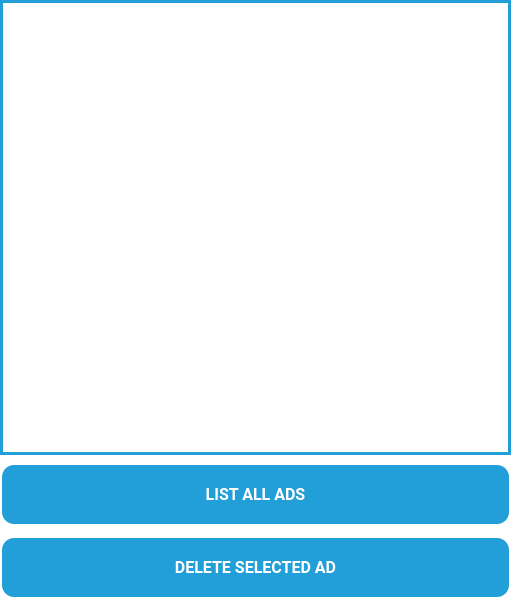
<?xml version="1.0" encoding="UTF-8"?>
<ui version="4.0">
 <class>MainWindow</class>
 <widget class="QMainWindow" name="MainWindow">
  <property name="geometry">
   <rect>
    <x>0</x>
    <y>0</y>
    <width>513</width>
    <height>606</height>
   </rect>
  </property>
  <property name="sizePolicy">
   <sizepolicy hsizetype="Fixed" vsizetype="Fixed">
    <horstretch>0</horstretch>
    <verstretch>0</verstretch>
   </sizepolicy>
  </property>
  <property name="minimumSize">
   <size>
    <width>513</width>
    <height>606</height>
   </size>
  </property>
  <property name="maximumSize">
   <size>
    <width>513</width>
    <height>606</height>
   </size>
  </property>
  <property name="windowTitle">
   <string>DELETE AD</string>
  </property>
  <property name="styleSheet">
   <string notr="true">background-color: rgb(255, 255, 255);</string>
  </property>
  <widget class="QWidget" name="centralwidget">
   <widget class="QWidget" name="verticalLayoutWidget">
    <property name="geometry">
     <rect>
      <x>0</x>
      <y>0</y>
      <width>511</width>
      <height>601</height>
     </rect>
    </property>
    <layout class="QVBoxLayout" name="verticalLayout">
     <item>
      <widget class="QListWidget" name="listWidget">
       <property name="styleSheet">
        <string notr="true">border:3px solid rgb(34, 158, 217);</string>
       </property>
      </widget>
     </item>
     <item>
      <widget class="QPushButton" name="listAdsButton">
       <property name="font">
        <font>
         <family>Roboto</family>
         <pointsize>-1</pointsize>
         <weight>75</weight>
         <bold>true</bold>
         <underline>false</underline>
         <strikeout>false</strikeout>
        </font>
       </property>
       <property name="styleSheet">
        <string notr="true">QPushButton {
  background-color: #229ED9;
  border: none;
  color: white;
  padding: 20px;
  text-align: center;
  text-decoration: none;
  display: inline-block;
  font-size: 16px;
  margin: 4px 2px;
  border-radius: 12px;
}

QPushButton:hover{
 background-color: white;
 color:#229ED9
}
</string>
       </property>
       <property name="text">
        <string>LIST ALL ADS</string>
       </property>
      </widget>
     </item>
     <item>
      <widget class="QPushButton" name="deleteAdButton">
       <property name="sizePolicy">
        <sizepolicy hsizetype="Minimum" vsizetype="Fixed">
         <horstretch>0</horstretch>
         <verstretch>0</verstretch>
        </sizepolicy>
       </property>
       <property name="font">
        <font>
         <family>Roboto</family>
         <pointsize>-1</pointsize>
         <weight>75</weight>
         <bold>true</bold>
         <underline>false</underline>
         <strikeout>false</strikeout>
        </font>
       </property>
       <property name="styleSheet">
        <string notr="true">QPushButton {
  background-color: #229ED9;
  border: none;
  color: white;
  padding: 20px;
  text-align: center;
  text-decoration: none;
  display: inline-block;
  font-size: 16px;
  margin: 4px 2px;
  border-radius: 12px;
}

QPushButton:hover{
 background-color: white;
 color:#229ED9
}
</string>
       </property>
       <property name="text">
        <string>DELETE SELECTED AD</string>
       </property>
      </widget>
     </item>
    </layout>
   </widget>
  </widget>
 </widget>
 <resources/>
 <connections/>
</ui>
